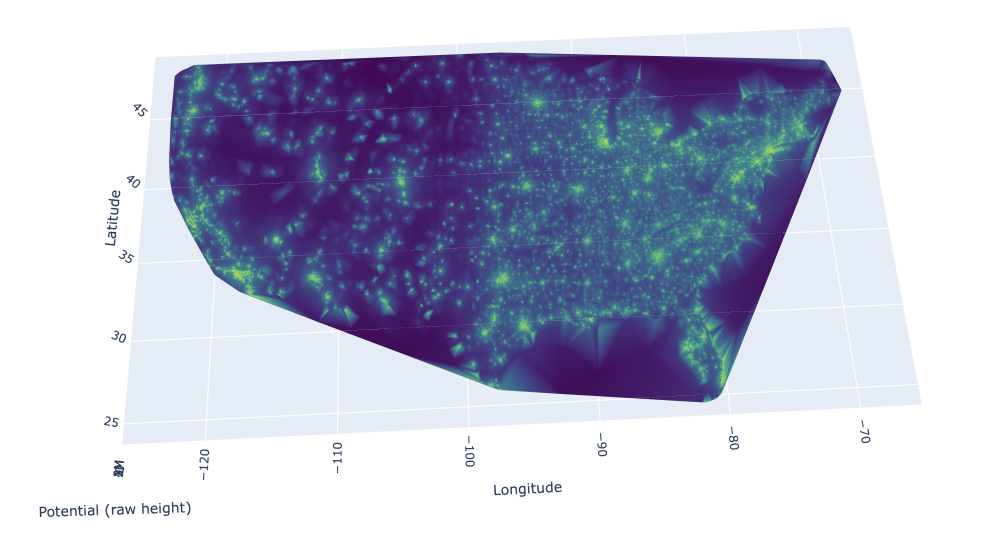
#> input picture project-md-docs/images/3dsurface.png, 2012 x 1078 px (shown at 1/2 size)
$ python create_image_gallery.py ../../project-md-docs/images ../../project-md-docs/images/usa6region.jpg
#> lines starting #> are read from the running program, lines starting #| are printed output that depends on the picture
#!/usr/bin/env python3
"""
Create an HTML gallery of images for evaluation via Claude Pro web interface.
Opens the gallery in your browser so you can screenshot and paste into Claude.

Usage: python3 create_image_gallery.py <image_folder> [criteria]
"""

import sys
import base64
from pathlib import Path
import webbrowser


def create_gallery_html(image_folder, criteria=None):
    """Create an HTML gallery with all images and evaluation criteria."""
#> called with image_folder = '../../project-md-docs/images'

    image_folder = Path(image_folder)
    if not image_folder.exists():
        print(f"Error: Folder {image_folder} does not exist")
        sys.exit(1)

    # Find all images
    image_extensions = {'.png', '.jpg', '.jpeg', '.gif', '.webp'}
    image_files = sorted([
        f for f in image_folder.iterdir()
        if f.suffix.lower() in image_extensions
    ])

    if not image_files:
        print(f"Error: No image files found in {image_folder}")
        sys.exit(1)

    print(f"Found {len(image_files)} images:")
    for img in image_files:
        print(f"  - {img.name}")
    print()

    # Default criteria
    if criteria is None:
        criteria = """These are 3D visualizations of POPULATION POTENTIAL FIELDS - mathematical models showing how population density creates "gravity wells" across geography, similar to gravitational or electromagnetic potential fields.

Key context:
- Height/color represents the population potential at each point (sum of pop/distance from all census tracts)
- Major cities (NYC, LA, Tokyo, etc.) should appear as clear peaks/hotspots
- Unpopulated areas (deserts, oceans, mountains) should show as valleys with low values
- The "lines in the desert, not on Main Street" principle: grid lines and artifacts should be visible in empty areas, not obscuring population centers
- These may be used for scientific papers, 3D printing, or public engagement

Please evaluate which visualization(s) work BEST as MAPS and ANALYTICAL TOOLS:

1. GEOGRAPHIC CLARITY:
   - Can you identify major population centers and their relative importance?
   - Is the geographic context clear (coastlines, borders, continental shapes)?
   - Does the map tell a story about human settlement patterns?

2. DATA READABILITY:
   - Is the height/color encoding effective for understanding magnitude differences?
   - Can you distinguish between major cities, medium cities, and rural areas?
   - Are the low-value areas (deserts/oceans) clearly differentiated from populated regions?

3. TECHNICAL QUALITY:
   - Are mesh artifacts, grid lines, or triangulation visible? (Bad in cities, OK in deserts)
   - Does the camera angle effectively show both geographic context and 3D relief?
   - Is the color scheme effective or distracting?

4. FITNESS FOR PURPOSE:
   - Scientific publication: Clear, professional, informative
   - 3D printing: Good dynamic range, printable geometry, recognizable when physical
   - Public engagement: Compelling, understandable without expertise, tells a story

Please:
1. Rank images by effectiveness as population maps (not just aesthetic appeal)
2. Identify which image(s) best reveal human geography patterns
3. Note specific cities/regions you can identify in each
4. Explain what works and what fails in each visualization
5. Recommend which would work best for: (a) scientific papers, (b) 3D prints, (c) public talks"""

    # Embed images as base64 (compress PNGs to JPEGs for smaller file size)
    embedded_images = []
    try:
        from PIL import Image
        import io
        has_pil = True
    except ImportError:
        has_pil = False
        print("Note: Install Pillow for image compression (pip3 install Pillow)")

    for img_path in image_files:
        # Try to compress large images
        if has_pil and img_path.suffix.lower() == '.png':
            try:
                img = Image.open(img_path)
#> img is the input picture: PIL image 2012x1078 RGBA; mean R, G, B, A 185.8, 188, 207.9, 255
                # Resize if very large
                max_size = 1200
                if img.width > max_size or img.height > max_size:
                    img.thumbnail((max_size, max_size), Image.Resampling.LANCZOS)
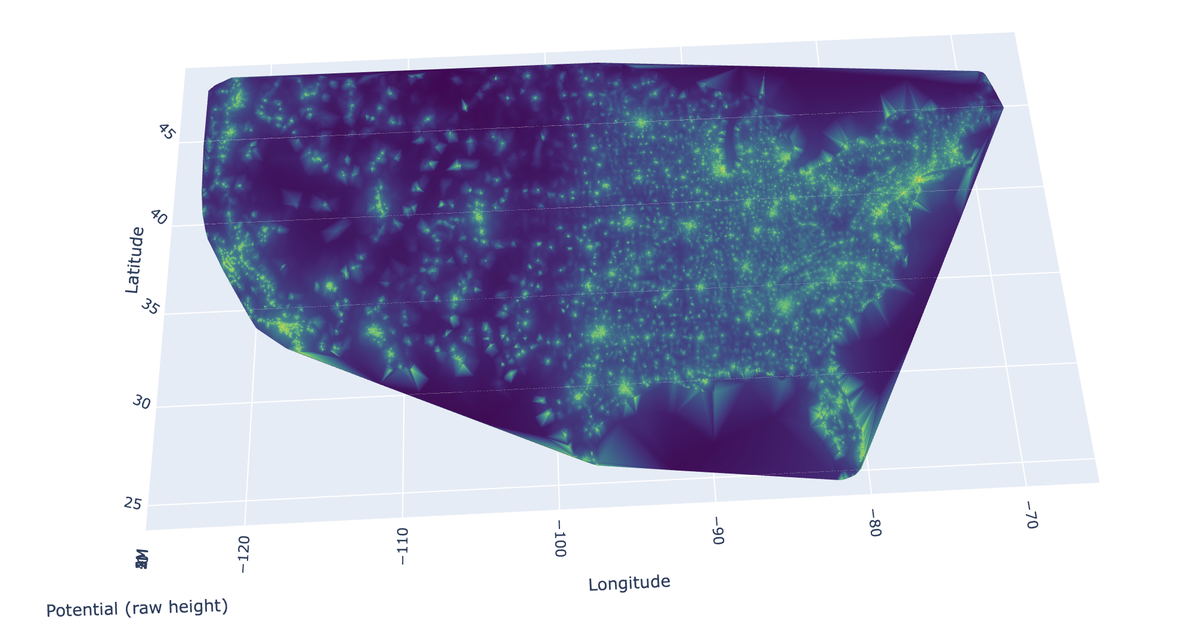
#> img: PIL image 1200x643 RGBA; mean R, G, B, A 185.7, 188, 207.8, 255
                # Convert to JPEG with compression
                buffer = io.BytesIO()
                if img.mode in ('RGBA', 'LA', 'P'):
                    # Convert transparent images to white background
                    background = Image.new('RGB', img.size, (255, 255, 255))
#> background: PIL image 1200x643 RGB; every value is 255
                    if img.mode == 'P':
                        img = img.convert('RGBA')
                    background.paste(img, mask=img.split()[-1] if img.mode in ('RGBA', 'LA') else None)
                    img = background
                img.convert('RGB').save(buffer, format='JPEG', quality=85, optimize=True)
                img_data = base64.b64encode(buffer.getvalue()).decode('utf-8')
                mime_type = 'image/jpeg'
            except Exception as e:
                print(f"Warning: Could not compress {img_path.name}: {e}")
                with open(img_path, 'rb') as f:
                    img_data = base64.b64encode(f.read()).decode('utf-8')
                mime_type = 'image/png'
        else:
            with open(img_path, 'rb') as f:
                img_data = base64.b64encode(f.read()).decode('utf-8')
            ext = img_path.suffix.lower()
            mime_type = {
                '.png': 'image/png',
                '.jpg': 'image/jpeg',
                '.jpeg': 'image/jpeg',
                '.gif': 'image/gif',
                '.webp': 'image/webp'
            }.get(ext, 'image/png')

        embedded_images.append({
            'name': img_path.name,
            'data': f'data:{mime_type};base64,{img_data}'
        })
#> pass 2 of the loop in create_gallery_html, `for img_path in image_files:`:
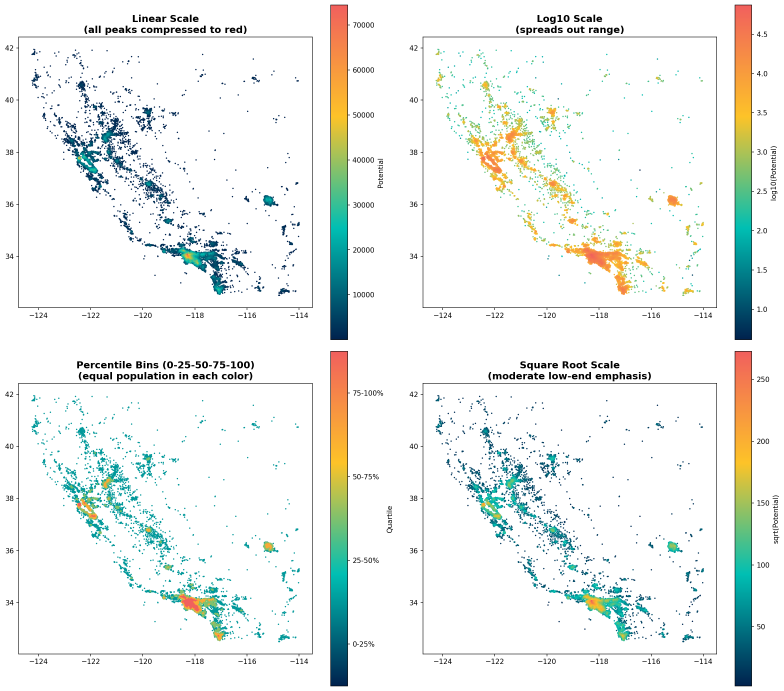
#> input picture project-md-docs/images/ca_color_mapping_comparison.png, 2352 x 2073 px (shown at 1/3 size)
#> in create_gallery_html, img is the input picture: PIL image 2352x2073 RGBA; mean R, G, B, A 238.7, 242.1, 239.4, 255
#> in create_gallery_html, `img.thumbnail((max_size, max_size), Image.Resampling.LANCZOS)`:
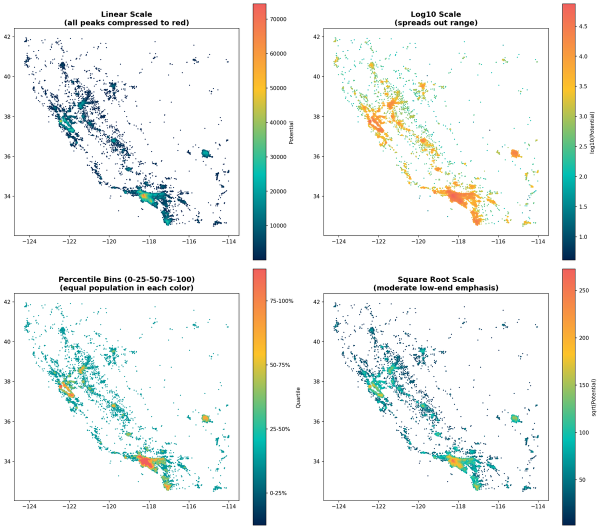
#> img: PIL image 1200x1058 RGBA (shown at 1/2 size); mean R, G, B, A 238.4, 241.7, 239, 255
#> pass 3 of the loop in create_gallery_html, `for img_path in image_files:`:
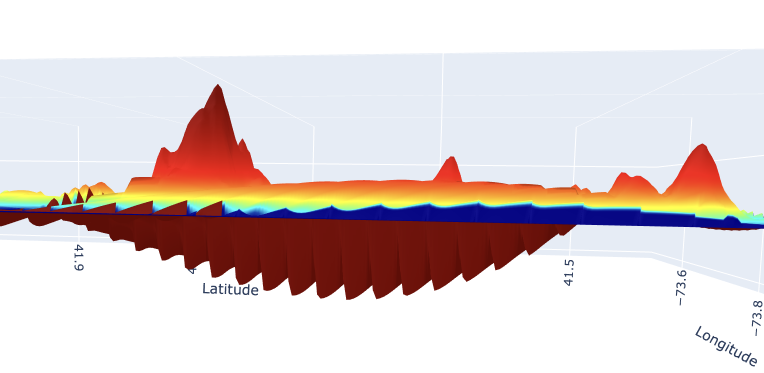
#> input picture project-md-docs/images/hudson_river_view.png, 1528 x 746 px (shown at 1/2 size)
#> in create_gallery_html, img is the input picture: PIL image 1528x746 RGBA; mean R, G, B, A 221.4, 209, 208.3, 255
#> in create_gallery_html, `img.thumbnail((max_size, max_size), Image.Resampling.LANCZOS)`:
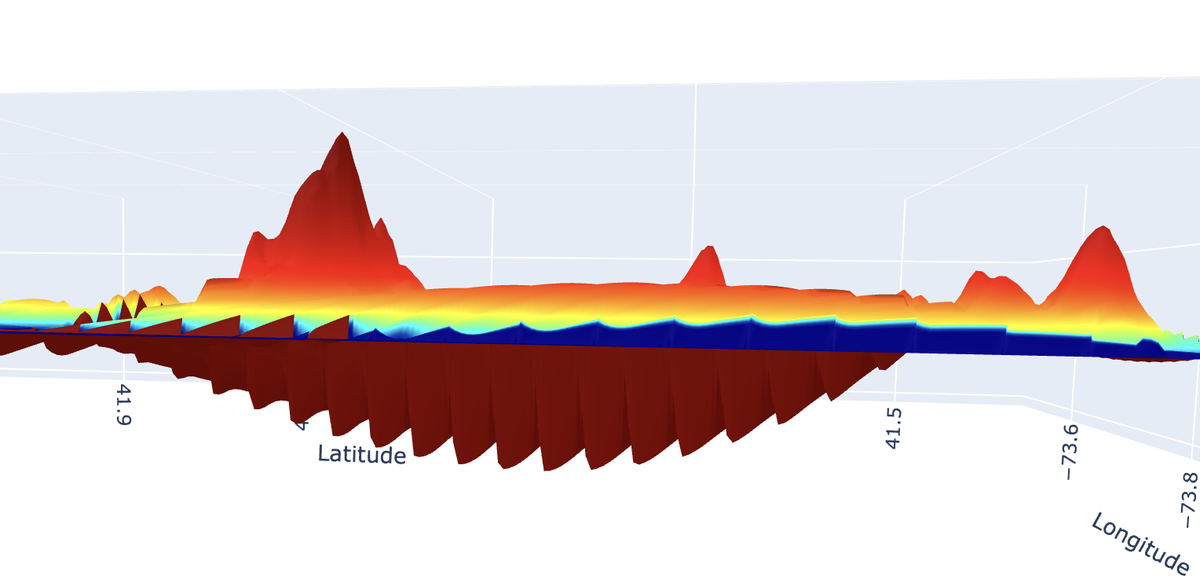
#> img: PIL image 1200x586 RGBA; mean R, G, B, A 221.4, 209, 208.2, 255
#> the loop made 4 passes; the first 3 are shown

    # Generate HTML
    html = f"""<!DOCTYPE html>
<html>
<head>
    <meta charset="UTF-8">
    <title>Image Evaluation Gallery</title>
    <style>
        body {{
            font-family: -apple-system, BlinkMacSystemFont, 'Segoe UI', Arial, sans-serif;
            max-width: 1400px;
            margin: 0 auto;
            padding: 20px;
            background: #f5f5f5;
        }}
        .header {{
            background: white;
            padding: 30px;
            border-radius: 8px;
            margin-bottom: 20px;
            box-shadow: 0 2px 4px rgba(0,0,0,0.1);
        }}
        h1 {{
            margin: 0 0 20px 0;
            color: #333;
        }}
        .criteria {{
            background: #f8f9fa;
            padding: 20px;
            border-radius: 6px;
            border-left: 4px solid #007bff;
            white-space: pre-wrap;
            font-family: 'SF Mono', Monaco, monospace;
            font-size: 14px;
            line-height: 1.6;
        }}
        .gallery {{
            display: grid;
            grid-template-columns: repeat(auto-fit, minmax(400px, 1fr));
            gap: 20px;
            margin-top: 20px;
        }}
        .image-card {{
            background: white;
            padding: 15px;
            border-radius: 8px;
            box-shadow: 0 2px 4px rgba(0,0,0,0.1);
        }}
        .image-card img {{
            width: 100%;
            height: auto;
            border-radius: 4px;
            display: block;
        }}
        .image-name {{
            margin-top: 10px;
            font-weight: 600;
            color: #333;
            text-align: center;
        }}
        .instructions {{
            background: #fff3cd;
            border: 1px solid #ffc107;
            padding: 20px;
            border-radius: 8px;
            margin-bottom: 20px;
        }}
        .instructions h2 {{
            margin-top: 0;
            color: #856404;
        }}
        .instructions ol {{
            margin: 10px 0;
            padding-left: 20px;
        }}
        .instructions li {{
            margin: 8px 0;
        }}
    </style>
</head>
<body>
    <div class="instructions">
        <h2>📸 How to evaluate with Claude Pro</h2>
        <ol>
            <li>Take a screenshot of this entire page (⌘+Shift+4 on Mac, then press Space to capture window)</li>
            <li>Go to <a href="https://claude.ai" target="_blank">claude.ai</a> in a new tab</li>
            <li>Upload the screenshot and paste the evaluation criteria below</li>
            <li>Claude will analyze all the images and give you detailed feedback!</li>
        </ol>
    </div>

    <div class="header">
        <h1>🎨 Image Evaluation Gallery ({len(image_files)} images)</h1>
        <div class="criteria">
<strong>EVALUATION CRITERIA:</strong>

{criteria}
        </div>
    </div>

    <div class="gallery">
"""

    # Add each image
    for i, img in enumerate(embedded_images, 1):
        html += f"""        <div class="image-card">
            <img src="{img['data']}" alt="{img['name']}">
            <div class="image-name">Image {i}: {img['name']}</div>
        </div>
"""

    html += """    </div>
</body>
</html>
"""

    # Write HTML file
    output_path = Path("output/image_evaluation_gallery.html")
    output_path.parent.mkdir(parents=True, exist_ok=True)

    with open(output_path, 'w') as f:
        f.write(html)

    print(f"✓ Created gallery: {output_path}")
    print()
    print("Opening in your browser...")
    webbrowser.open(output_path.absolute().as_uri())
    print()
    print("=" * 70)
    print("NEXT STEPS:")
    print("=" * 70)
    print("1. Screenshot the browser window that just opened")
    print("2. Go to https://claude.ai")
    print("3. Upload the screenshot")
    print("4. Copy/paste the evaluation criteria shown in the page")
    print("5. Claude will analyze all images and rank them!")
    print("=" * 70)


def main():
    if len(sys.argv) < 2:
        print("Usage: python3 create_image_gallery.py <image_folder> [criteria]")
        print()
        print("Example:")
        print("  python3 create_image_gallery.py ~/Desktop/")
        print("  python3 create_image_gallery.py output/ 'Pick the most 3D-printable visualization'")
        sys.exit(1)

    image_folder = sys.argv[1]
    criteria = sys.argv[2] if len(sys.argv) > 2 else None

    create_gallery_html(image_folder, criteria)


if __name__ == "__main__":
    main()
